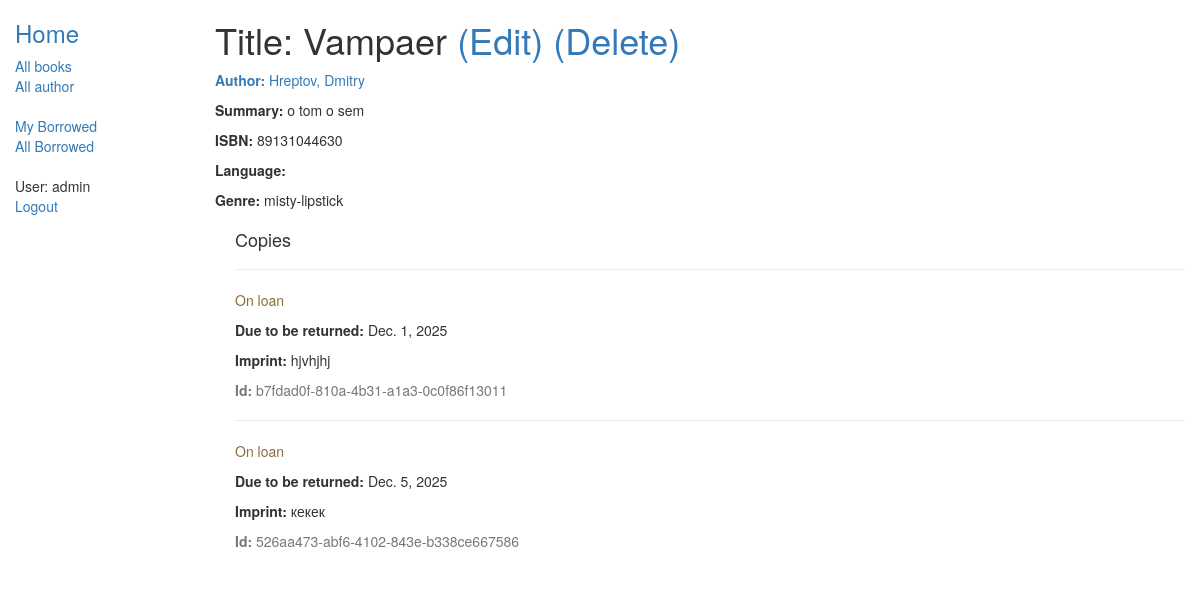
Screenshot of /catalog/book/1 (signed in) with the database file from the repository.
### catalog/models.py (models this page shows, shortened)
class Book(models.Model):
    title = models.CharField(max_length=200)
    author = models.ForeignKey('Author', on_delete=models.SET_NULL, null=True)
    summary = models.TextField(max_length=1000, help_text="Enter a brief description of the book")
    isbn = models.CharField('ISBN',max_length=13, help_text='13 Character <a href="https://www.isbn-international.org/content/what-isbn">ISBN number</a>')
    genre = models.ManyToManyField(Genre, help_text="Select a genre for this book")
    def display_genre(self):
        """
        Creates a string for the Genre. This is required to display genre in Admin.
        """
        return ', '.join([genre.name for genre in self.genre.all()[:3]])
    display_genre.short_description = 'Genre'

class Author(models.Model):
    first_name = models.CharField(max_length=100)
    last_name = models.CharField(max_length=100)
    date_of_birth = models.DateField(null=True, blank=True)
    date_of_death = models.DateField('Died', null=True, blank=True)
    def __str__(self):
        return '%s, %s' % (self.last_name, self.first_name)

class Genre(models.Model):
    name = models.CharField(max_length=200, help_text="Enter a book genre (e.g. Science Fiction, French Poetry etc.)")
    def __str__(self):
        return self.name

class BookInstance(models.Model):
    id = models.UUIDField(primary_key=True, default=uuid.uuid4, help_text="Unique ID for this particular book across whole library")
    book = models.ForeignKey('Book', on_delete=models.SET_NULL, null=True)
    imprint = models.CharField(max_length=200)
    due_back = models.DateField(null=True, blank=True)
    borrower = models.ForeignKey(User, on_delete=models.SET_NULL, null=True, blank=True)
    LOAN_STATUS = (
        ('m', 'Maintenance'),
        ('o', 'On loan'),
        ('a', 'Available'),
        ('r', 'Reserved'),
    )
    status = models.CharField(max_length=1, choices=LOAN_STATUS, blank=True, default='m', help_text='Book availability')
    class Meta:
        ordering = ["due_back"]
        permissions = (("can_mark_returned", "Set book as returned"),)

### catalog/views.py (the view)
# urls.py: path('book/<int:pk>', views.BookDetailView.as_view(), name='book-detail'),
class BookDetailView(generic.DetailView):
    model = Book
    paginate_by = 10

### catalog/templates/catalog/book_detail.html
{% extends "base_generic.html" %}
{% block content %}
  <h1>Title: {{ book.title }}
      {% if user.is_staff %}
        <a href="{% url 'book-update' book.pk %}"> (Edit)</a>
        <a href="{% url 'book-delete' book.pk %}"> (Delete)
      {% endif %}
  </h1>
  <p><strong>Author:</strong> <a href="{% url 'author-detail' book.author.pk %}">{{ book.author }}</a></p>
  <p><strong>Summary:</strong> {{ book.summary }}</p>
  <p><strong>ISBN:</strong> {{ book.isbn }}</p>
  <p><strong>Language:</strong> {{ book.language }}</p>
  <p><strong>Genre:</strong> {% for genre in book.genre.all %} {{ genre }}{% if not forloop.last %}, {% endif %}{% endfor %}</p>
  <div style="margin-left:20px;margin-top:20px">
    <h4>Copies</h4>
    {% for copy in book.bookinstance_set.all %}
    <hr>
    <p class="{% if copy.status == 'a' %}text-success{% elif copy.status == 'd' %}text-danger{% else %}text-warning{% endif %}">{{ copy.get_status_display }}</p>
    {% if copy.status != 'a' %}<p><strong>Due to be returned:</strong> {{copy.due_back}}</p>{% endif %}
    <p><strong>Imprint:</strong> {{copy.imprint}}</p>
    <p class="text-muted"><strong>Id:</strong> {{copy.id}}</p>
    {% endfor %}
  </div>
{% endblock %}

### catalog/templates/base_generic.html (shortened to what this page needs)
<!doctype html>
<html lang="en">
  <head>
    <link
      rel="stylesheet"
      href="https://maxcdn.bootstrapcdn.com/bootstrap/3.3.7/css/bootstrap.min.css" />
    {% load static %}
    <link rel="stylesheet" href="{% static 'css/styles.css' %}" />
  </head>
  <body>
    <div class="container-fluid">
      <div class="row">
        <div class="col-sm-2">
          {% block sidebar %}
            <ul class="sidebar-nav">
              <li><a href="{% url 'index' %}"><h3>Home</h3></a></li>
              <li><a href="{% url 'books' %}">All books</a></li>
              <li><a href="{% url 'author' %}">All author</a></li><br>
                {% if user.is_authenticated %}
                <li><a href="{% url 'my-borrowed' %}">My Borrowed</a></li>
                {% if user.is_staff %}
                <li><a href="{% url 'all-borrowed' %}">All Borrowed</a></li><br>
                {% endif %}
                <li>User: {{ user.get_username }}</li>
                <li><a href="{% url 'logout'%}?next={{request.path}}">Logout</a></li>
                {% else %}
                <li><a href="{% url 'login'%}?next={{request.path}}">Login</a></li>
                {% endif %}
            </ul>
          {% endblock %}
        </div>
        <div class="col-sm-10">
          {% block content %}{% endblock %}
        </div>
      </div>
    </div>
  </body>
</html>

### catalog/static/css/styles.css (style rules this page uses)
.sidebar-nav { margin-top: 20px; padding: 0; list-style: none; }

### rows the page displays
Book: title "Vampaer", author "Hreptov, Dmitry", summary "o tom o sem", isbn "89131044630"
Genre: name "misty-lipstick"
BookInstance: status "On loan", due_back "Dec. 1, 2025", imprint "hjvhjhj", id "b7fdad0f-810a-4b31-a1a3-0c0f86f13011"
BookInstance: status "On loan", due_back "Dec. 5, 2025", imprint "кекек", id "526aa473-abf6-4102-843e-b338ce667586"

### other values shown
{{ user.get_username }} "admin"
